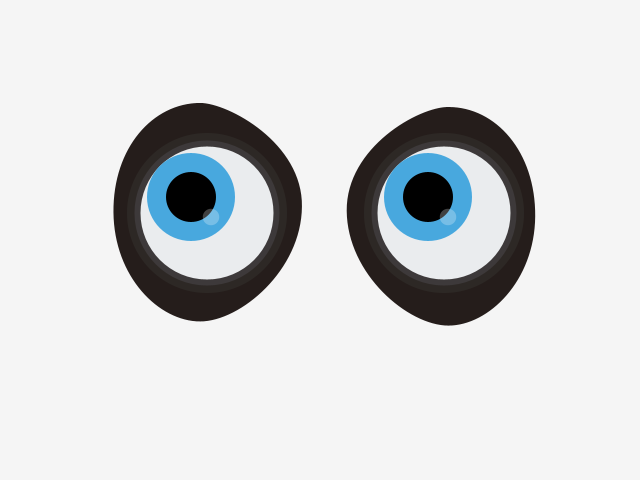
Frame 1 (no input)
Frame 60 (the mouse pressed at the canvas centre just before this capture): identical to frame 1, image omitted
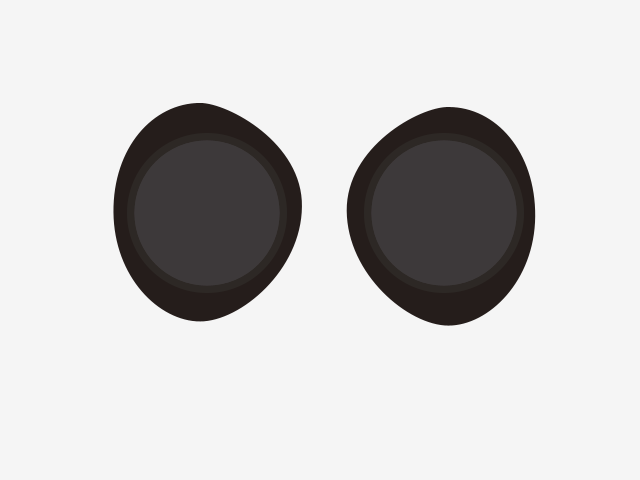
Frame 120 (the mouse held since frame 60 and released just before this capture)

The Processing sketch that drew these frames (run headless with seeded random() and noise(); from frame 60 on, the mouse is pressed at the canvas centre):

// Processing sketch: processing_18888
// ── processing_18888.pde


    //Eye SPEED
  float eyeSize1 = 88;
  float eyeSize2 = 50;
  float eyeSize3 = 16.5;




void setup() {
  size (640, 480);
  smooth();
}


void draw () {
  background(245);
  noStroke();


  //FOLLOW TO MOUSE
  //Pupil Right X
  float followPRx=map(mouseX, 0, 640, 428, 460);
   //Pupil Left X
  float followPLx=map(mouseX, 0, 640, 191, 223);
   //Pupil Right Y
  float followPRy=map(mouseY, 0, 500, 197, 229);
   //Pupil Left Y
  float followPLy=map(mouseY, 0, 500, 197, 229);
   
   
   //SCARED MODE CIRCLES PARAMETERS
  int radius = 150;
  float dL = dist(mouseX, mouseY, 203, 212);
  float dR = dist(mouseX, mouseY, 441, 212);
  

  
  
  //LEFT EYE
  //odd shape
  fill(37, 29, 27);
  beginShape();
  vertex(200.19, 102.94);
  bezierVertex(153, 103, 112.9, 147.5, 113.45, 212.19);
  bezierVertex(114, 277, 159, 321.5, 200.19, 321.45);
  bezierVertex(240.22, 321.44, 301.4, 270.3, 301.93, 206.6);
  bezierVertex(302.9, 143, 228, 103, 200.19, 102.94);
  endShape(CLOSE);

  //Ring 1
  fill(45, 40, 37);
  ellipse (207, 213, 160, 160);

  //Ring 2
  fill(61, 57, 58);
  ellipse(207, 213, 145, 145);  

  //White Circle 
  fill(234, 236, 238);
  ellipse(207, 213, 133, 133);


     //LEFT INNER EYE
    //blue circle
    fill(72, 168, 222);
    ellipse(followPLx, followPLy, eyeSize1, eyeSize1);
    //Inner Black
    fill(0);
    ellipse(followPLx, followPLy, eyeSize2, eyeSize2);
    //White Trans
    fill(255, 65);
    ellipse(followPLx +20, followPLy+20, eyeSize3, eyeSize3);


  //RIGHT EYE
  //odd shape
  fill(37, 29, 27);
  beginShape();
  vertex(448.5, 107);
  bezierVertex(419.5, 106.5, 346.13, 147.14, 346.7, 210.8);
  bezierVertex(347.24, 274.5, 408.4, 325.6, 448.4, 325.6);
  bezierVertex(488.5, 325.6, 534.6, 281.1, 535.2, 216.4);
  bezierVertex(535.7, 151.6, 495.7, 107, 448.5, 107);
  endShape();


  //Ring 1
  fill(45, 40, 37);
  ellipse(444, 213, 160, 160);

  //Ring 2
  fill(61, 57, 58);
  ellipse(444, 213, 145, 145);

  //White Circle
  fill(234, 236, 238);
  ellipse(444, 213, 133, 133);

    
      //RIGHT INNER EYE
    //Blue Circle
    fill(72, 168, 222);
    ellipse(followPRx, followPRy, eyeSize1, eyeSize1);
    //Inner Black
    fill(0);
    ellipse(followPRx, followPRy, eyeSize2,eyeSize2);
    //White Trans 
    fill(255, 65);
    ellipse(followPRx+20, followPRy+20, eyeSize3, eyeSize3);
    

 

//SCARED MODE
   if (dL < radius  ||  dR < radius) {
     // big eyes
    eyeSize1 += (110 - eyeSize1) *.06;
    eyeSize2 += (70 - eyeSize2) *.04;
    eyeSize3 += (21 - eyeSize3) *.06;
     
    }else{
      //normal eyes
    eyeSize1 += (88 - eyeSize1) *.1;
    eyeSize2 += (50 - eyeSize2) *.1;
    eyeSize3 += (16.5 - eyeSize3) *.1;
    

    }




//CLOSED MODE    
     fill(61, 57, 58);
    noStroke();

    if(mousePressed) {
    //left blink
    ellipse(207, 213, 145, 145); 
    //right blink
    ellipse(444, 213, 145, 145);
    
    }
}


                
                
